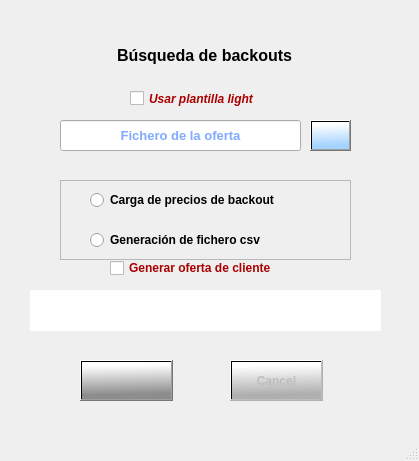
<?xml version="1.0" encoding="UTF-8"?>
<ui version="4.0">
 <class>Maintenance_Dialog</class>
 <widget class="QDialog" name="Maintenance_Dialog">
  <property name="geometry">
   <rect>
    <x>0</x>
    <y>0</y>
    <width>419</width>
    <height>461</height>
   </rect>
  </property>
  <property name="minimumSize">
   <size>
    <width>419</width>
    <height>461</height>
   </size>
  </property>
  <property name="maximumSize">
   <size>
    <width>419</width>
    <height>461</height>
   </size>
  </property>
  <property name="font">
   <font>
    <weight>50</weight>
    <bold>false</bold>
   </font>
  </property>
  <property name="focusPolicy">
   <enum>Qt::NoFocus</enum>
  </property>
  <property name="windowTitle">
   <string>Ofertas de mantenimiento</string>
  </property>
  <property name="windowIcon">
   <iconset resource="../icons/icons.qrc">
    <normaloff>:/capture.png</normaloff>:/capture.png</iconset>
  </property>
  <property name="toolTipDuration">
   <number>-1</number>
  </property>
  <property name="styleSheet">
   <string notr="true">QDialog{
background-color:qconicalgradient(cx:0.8125, cy:0.761, angle:0, stop:0 rgba(75, 151, 227, 255), stop:0.16 rgba(85, 170, 255, 255), stop:0.225 rgba(166, 140, 41, 255), stop:0.285 rgba(204, 181, 74, 255), stop:0.345 rgba(235, 219, 102, 255), stop:0.420455 rgba(63, 126, 189, 255), stop:0.52 rgba(209, 190, 76, 255), stop:0.57 rgba(73, 147, 221, 255), stop:0.635 rgba(168, 142, 42, 255), stop:0.695 rgba(202, 174, 68, 255), stop:0.75 rgba(223, 205, 8, 255), stop:0.815 rgba(208, 187, 73, 255), stop:0.88 rgba(170, 170, 0, 255), stop:0.935 rgba(137, 108, 26, 255), stop:1 rgba(172, 172, 172, 255))}</string>
  </property>
  <property name="sizeGripEnabled">
   <bool>true</bool>
  </property>
  <widget class="QPushButton" name="ok_button">
   <property name="geometry">
    <rect>
     <x>80</x>
     <y>360</y>
     <width>93</width>
     <height>41</height>
    </rect>
   </property>
   <property name="font">
    <font>
     <weight>75</weight>
     <bold>true</bold>
    </font>
   </property>
   <property name="styleSheet">
    <string notr="true">background-color:qlineargradient(spread:pad, x1:0.99005, y1:0.966, x2:0.945199, y2:0.068, stop:0.134328 rgba(141, 141, 141, 255), stop:1 rgba(255, 255, 255, 255))</string>
   </property>
   <property name="text">
    <string/>
   </property>
   <property name="icon">
    <iconset resource="../icons/icons.qrc">
     <normaloff>:/Apply.png</normaloff>:/Apply.png</iconset>
   </property>
   <property name="iconSize">
    <size>
     <width>32</width>
     <height>32</height>
    </size>
   </property>
   <property name="flat">
    <bool>false</bool>
   </property>
  </widget>
  <widget class="QPushButton" name="cancel_button">
   <property name="enabled">
    <bool>false</bool>
   </property>
   <property name="geometry">
    <rect>
     <x>230</x>
     <y>360</y>
     <width>93</width>
     <height>41</height>
    </rect>
   </property>
   <property name="font">
    <font>
     <weight>75</weight>
     <bold>true</bold>
    </font>
   </property>
   <property name="styleSheet">
    <string notr="true">background-color:qlineargradient(spread:pad, x1:0.99005, y1:0.966, x2:0.945199, y2:0.068, stop:0.134328 rgba(175, 175, 175, 255), stop:1 rgba(255, 255, 255, 255))</string>
   </property>
   <property name="text">
    <string>Cancel</string>
   </property>
  </widget>
  <widget class="QLineEdit" name="fich_oferta">
   <property name="geometry">
    <rect>
     <x>60</x>
     <y>120</y>
     <width>241</width>
     <height>31</height>
    </rect>
   </property>
   <property name="font">
    <font>
     <pointsize>10</pointsize>
     <weight>75</weight>
     <bold>true</bold>
    </font>
   </property>
   <property name="styleSheet">
    <string notr="true">QLineEdit{color:rgb(0, 85, 255)}</string>
   </property>
   <property name="alignment">
    <set>Qt::AlignCenter</set>
   </property>
   <property name="placeholderText">
    <string>Fichero de la oferta</string>
   </property>
  </widget>
  <widget class="QPushButton" name="browse_offer">
   <property name="geometry">
    <rect>
     <x>310</x>
     <y>120</y>
     <width>41</width>
     <height>31</height>
    </rect>
   </property>
   <property name="font">
    <font>
     <weight>75</weight>
     <bold>true</bold>
    </font>
   </property>
   <property name="focusPolicy">
    <enum>Qt::NoFocus</enum>
   </property>
   <property name="styleSheet">
    <string notr="true">background-color:qlineargradient(spread:pad, x1:0.99005, y1:0.966, x2:0.945199, y2:0.068, stop:0.134328 rgba(164, 211, 255, 255), stop:1 rgba(255, 255, 255, 255))</string>
   </property>
   <property name="text">
    <string/>
   </property>
   <property name="icon">
    <iconset resource="../icons/icons.qrc">
     <normaloff>:/Folder.png</normaloff>:/Folder.png</iconset>
   </property>
  </widget>
  <widget class="QLabel" name="progreso">
   <property name="enabled">
    <bool>true</bool>
   </property>
   <property name="geometry">
    <rect>
     <x>30</x>
     <y>290</y>
     <width>351</width>
     <height>41</height>
    </rect>
   </property>
   <property name="font">
    <font>
     <italic>true</italic>
    </font>
   </property>
   <property name="styleSheet">
    <string notr="true">background-color:rgb(255, 255, 255);
font-color:rgb(195, 0, 0)</string>
   </property>
   <property name="text">
    <string/>
   </property>
   <property name="alignment">
    <set>Qt::AlignCenter</set>
   </property>
  </widget>
  <widget class="QFrame" name="frame">
   <property name="geometry">
    <rect>
     <x>60</x>
     <y>180</y>
     <width>291</width>
     <height>80</height>
    </rect>
   </property>
   <property name="frameShape">
    <enum>QFrame::StyledPanel</enum>
   </property>
   <property name="frameShadow">
    <enum>QFrame::Raised</enum>
   </property>
   <widget class="QRadioButton" name="backout_button">
    <property name="geometry">
     <rect>
      <x>30</x>
      <y>10</y>
      <width>221</width>
      <height>20</height>
     </rect>
    </property>
    <property name="font">
     <font>
      <weight>75</weight>
      <bold>true</bold>
     </font>
    </property>
    <property name="text">
     <string>Carga de precios de backout</string>
    </property>
   </widget>
   <widget class="QRadioButton" name="csv_button">
    <property name="geometry">
     <rect>
      <x>30</x>
      <y>50</y>
      <width>191</width>
      <height>20</height>
     </rect>
    </property>
    <property name="font">
     <font>
      <weight>75</weight>
      <bold>true</bold>
     </font>
    </property>
    <property name="text">
     <string>Generación de fichero csv</string>
    </property>
   </widget>
  </widget>
  <widget class="QLabel" name="operacion">
   <property name="geometry">
    <rect>
     <x>64</x>
     <y>40</y>
     <width>281</width>
     <height>31</height>
    </rect>
   </property>
   <property name="font">
    <font>
     <pointsize>12</pointsize>
     <weight>75</weight>
     <bold>true</bold>
    </font>
   </property>
   <property name="text">
    <string>&lt;html&gt;&lt;head/&gt;&lt;body&gt;&lt;p align=&quot;center&quot;&gt;&lt;span style=&quot; font-size:12pt; font-weight:600;&quot;&gt;Búsqueda de backouts&lt;/span&gt;&lt;/p&gt;&lt;/body&gt;&lt;/html&gt;</string>
   </property>
   <property name="alignment">
    <set>Qt::AlignCenter</set>
   </property>
  </widget>
  <widget class="QLabel" name="label">
   <property name="geometry">
    <rect>
     <x>10</x>
     <y>10</y>
     <width>81</width>
     <height>31</height>
    </rect>
   </property>
   <property name="focusPolicy">
    <enum>Qt::NoFocus</enum>
   </property>
   <property name="styleSheet">
    <string notr="true"/>
   </property>
   <property name="frameShape">
    <enum>QFrame::NoFrame</enum>
   </property>
   <property name="frameShadow">
    <enum>QFrame::Plain</enum>
   </property>
   <property name="midLineWidth">
    <number>0</number>
   </property>
   <property name="text">
    <string/>
   </property>
   <property name="pixmap">
    <pixmap resource="../icons/icons.qrc">:/NTT.png</pixmap>
   </property>
   <property name="scaledContents">
    <bool>true</bool>
   </property>
  </widget>
  <widget class="QLabel" name="version">
   <property name="geometry">
    <rect>
     <x>290</x>
     <y>420</y>
     <width>121</width>
     <height>21</height>
    </rect>
   </property>
   <property name="minimumSize">
    <size>
     <width>0</width>
     <height>0</height>
    </size>
   </property>
   <property name="maximumSize">
    <size>
     <width>320</width>
     <height>420</height>
    </size>
   </property>
   <property name="font">
    <font>
     <pointsize>8</pointsize>
     <italic>true</italic>
    </font>
   </property>
   <property name="styleSheet">
    <string notr="true">color: rgb(0, 0, 255);</string>
   </property>
   <property name="text">
    <string/>
   </property>
   <property name="alignment">
    <set>Qt::AlignCenter</set>
   </property>
  </widget>
  <widget class="QCheckBox" name="plantillaLight">
   <property name="geometry">
    <rect>
     <x>130</x>
     <y>90</y>
     <width>131</width>
     <height>17</height>
    </rect>
   </property>
   <property name="font">
    <font>
     <weight>75</weight>
     <italic>true</italic>
     <bold>true</bold>
    </font>
   </property>
   <property name="styleSheet">
    <string notr="true">color: rgb(170, 0, 0);</string>
   </property>
   <property name="text">
    <string>Usar plantilla light</string>
   </property>
  </widget>
  <widget class="QCheckBox" name="oferta_cliente">
   <property name="geometry">
    <rect>
     <x>110</x>
     <y>260</y>
     <width>191</width>
     <height>16</height>
    </rect>
   </property>
   <property name="font">
    <font>
     <weight>75</weight>
     <bold>true</bold>
    </font>
   </property>
   <property name="styleSheet">
    <string notr="true">color: rgb(170, 0, 0);</string>
   </property>
   <property name="text">
    <string>Generar oferta de cliente</string>
   </property>
  </widget>
 </widget>
 <resources>
  <include location="../icons/icons.qrc"/>
 </resources>
 <connections/>
</ui>
